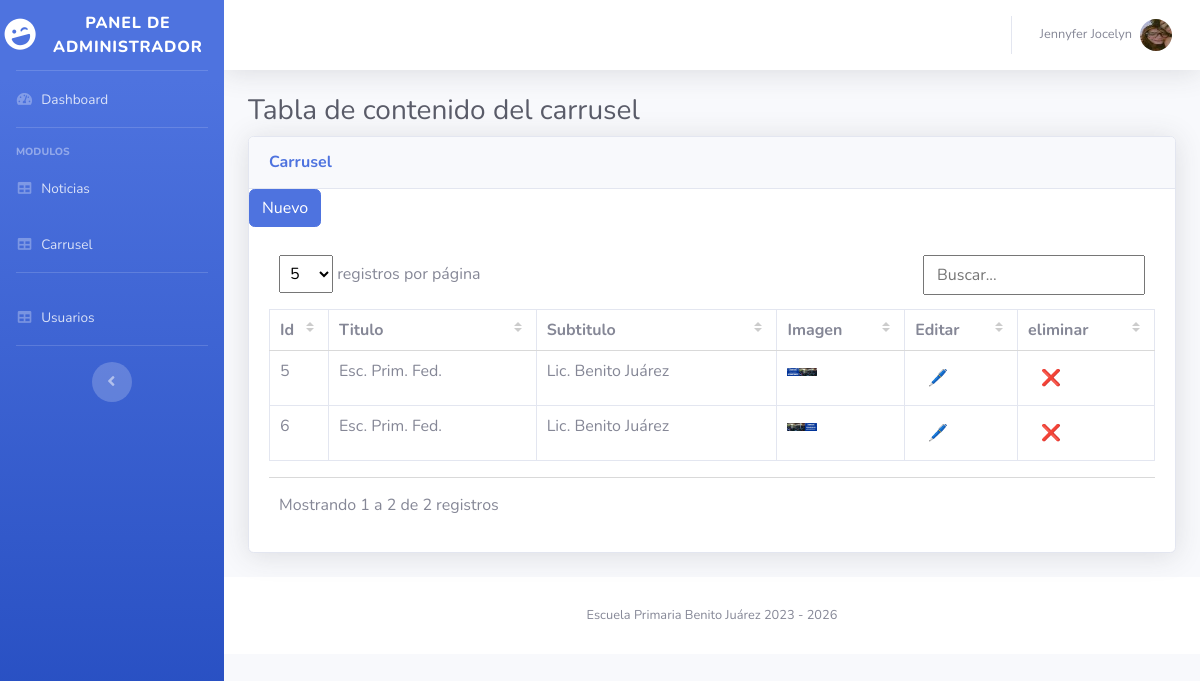
The app's page /panel/carrusel (signed in) with its own data.
### tables this page shows
CREATE TABLE `carrusel` (
  `id` int NOT NULL,
  `titulo` varchar(50) NOT NULL,
  `subtitulo` varchar(50) NOT NULL,
  `imagen` varchar(50) NOT NULL
);

### panel/controladores/plantilla.controlador.php (called while the page is built)
<?php
class ControladorPlantilla{
    public function ctrPlantilla(){
        include "vistas/plantilla.php";
    }
}

### panel/index.php (called while the page is built, shortened)
<?php
    require_once "controladores/plantilla.controlador.php";
    require_once 'controladores/carrusel.controlador.php';
    require_once 'controladores/usuarios.controlador.php';
    require_once 'modelos/carrusel.modelo.php';
    $plantilla = new ControladorPlantilla();
    $plantilla->ctrPlantilla();

### panel/controladores/carrusel.controlador.php (called while the page is built, shortened)
<?php
class ControladorCarrusel
{
    static public function ctrMostrarCarrusel($item)
    {
        $tabla = 'carrusel';
        $respuesta = ModeloCarrusel::mdlMostrarCarrusel($tabla, $item);
        return $respuesta;
    }
}

### panel/modelos/conexion.php (called while the page is built)
<?php
class Conexion
{
    public static function start()
    {
        try {
            return new PDO('mysql:host=localhost;dbname=primaria', 'root', 'root');
        } catch (PDOException $error) {
            die($error->getMessage());
        }
    }
}

### panel/modelos/carrusel.modelo.php (called while the page is built, shortened)
<?php
require_once 'conexion.php';
class ModeloCarrusel
{
    static public function mdlMostrarCarrusel($tabla, $item)
    {
        if ($item != null) {
            $query = Conexion::start()->prepare("SELECT * FROM $tabla
            WHERE id = '$item'");
            $query->execute();
            return $query->fetch();
        } else {
            $query = Conexion::start()->prepare("SELECT * FROM $tabla");
            $query->execute();
            return $query->fetchAll(PDO::FETCH_OBJ);
        }
    }
}

### panel/vistas/modulos/carrusel.php (the view, shortened to what this page needs)
<div class="container-fluid">
    <h1 class="h3 mb-2 text-gray-800">Tabla de contenido del carrusel</h1>
    <div class="card shadow mb-4">
        <div class="card-header py-3">
            <h6 class="m-0 font-weight-bold text-primary">Carrusel</h6>
        </div>
        <div>
            <button class="btn btn-primary" data-toggle="modal" data-target="#modalAgregarCarrusel">
                Nuevo
            </button>
        </div>
        <div class="card-body">
            <div class="table-responsive">
                <table class="table table-bordered" id="dataTable" width="100%" cellspacing="0">
                    <thead>
                        <tr>
                            <th>Id</th>
                            <th>Titulo</th>
                            <th>Subtitulo</th>
                            <th>Imagen</th>
                            <th>Editar</th>
                            <th>eliminar</th>
                        </tr>
                    </thead>
                    <tbody>
                        <?php
                            $item = null;
                            $datos = ControladorCarrusel::ctrMostrarCarrusel($item);
                            foreach ($datos as $dato):
                            ?>
                            <tr>
                                <td><?= $dato->id ?></th>
                                <td><?= $dato->titulo ?></th>
                                <td><?= $dato->subtitulo ?></th>
                                <td><img src="<?= $dato->imagen ?>" width="30px" alt=""></th>
                                <th><button class="btn btnEditarCarrusel" idCarrusel="<?= $dato->id ?>" data-toggle="modal" data-target="#modalEditarCarrusel">🖊</button></th>
                                <th>
                                    <button class="btn btnEliminarCarrusel" idCarrusel="<?= htmlspecialchars($dato->id) ?>" imagenCarrusel="<?= htmlspecialchars($dato->imagen) ?>">
                                        ❌
                                    </button>
                                </th>
                            </tr>
                        <?php endforeach ?>
                    </tbody>
                </table>
            </div>
        </div>
    </div>
</div>

### panel/vistas/css/dataTable.css (style rules this page uses)
.dataTable-table { max-width:100%;width:100%;border-spacing:0 }
.dataTable-table>tbody>tr>td,.dataTable-table>tbody>tr>th,.dataTable-table>tfoot>tr>td,.dataTable-table>tfoot>tr>th,.dataTable-table>thead>tr>td,.dataTable-table>thead>tr>th { vertical-align:top;padding:8px 10px }
.dataTable-table th,.dataTable-table>tfoot>tr>th,.dataTable-table>thead>tr>th { vertical-align:bottom;text-align:left }
.dataTable-table>thead>tr>th { border-bottom:1px solid #d9d9d9 }

### records on screen
carrusel: id "5", titulo "Esc. Prim. Fed.", subtitulo "Lic. Benito Juárez", imagen (picture)
carrusel: id "6", titulo "Esc. Prim. Fed.", subtitulo "Lic. Benito Juárez", imagen (picture)

### other values on screen
$_SESSION['nombre'] "Jennyfer Jocelyn"
